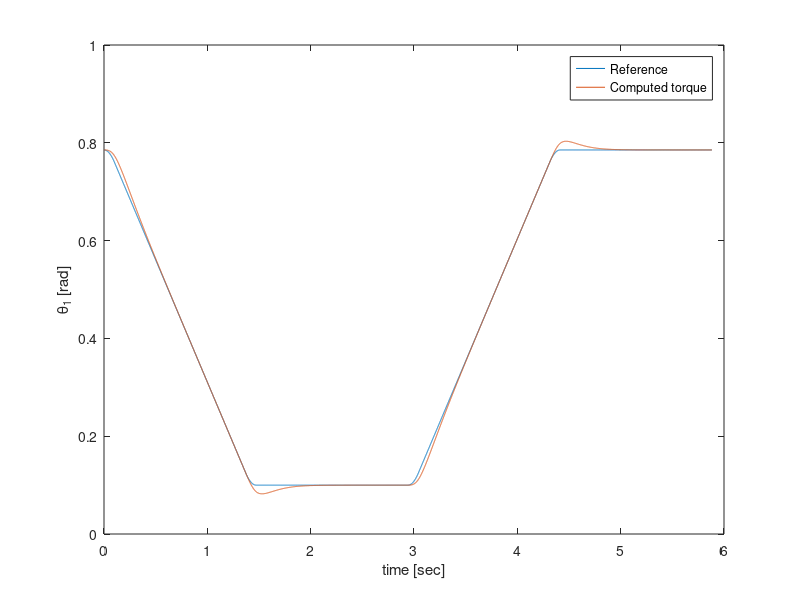
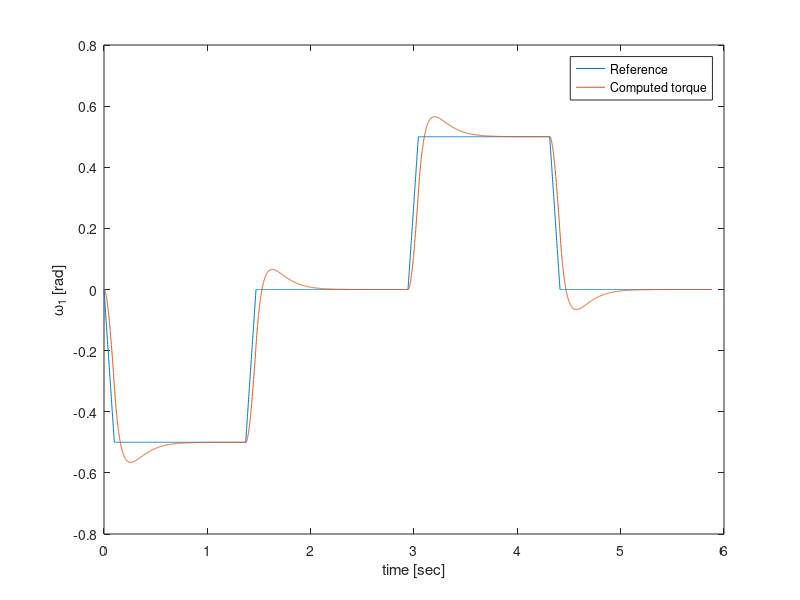
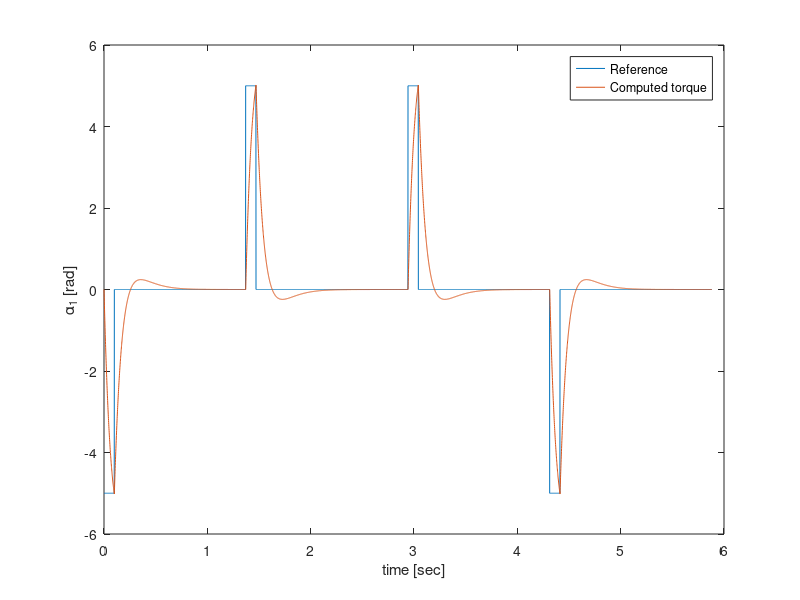
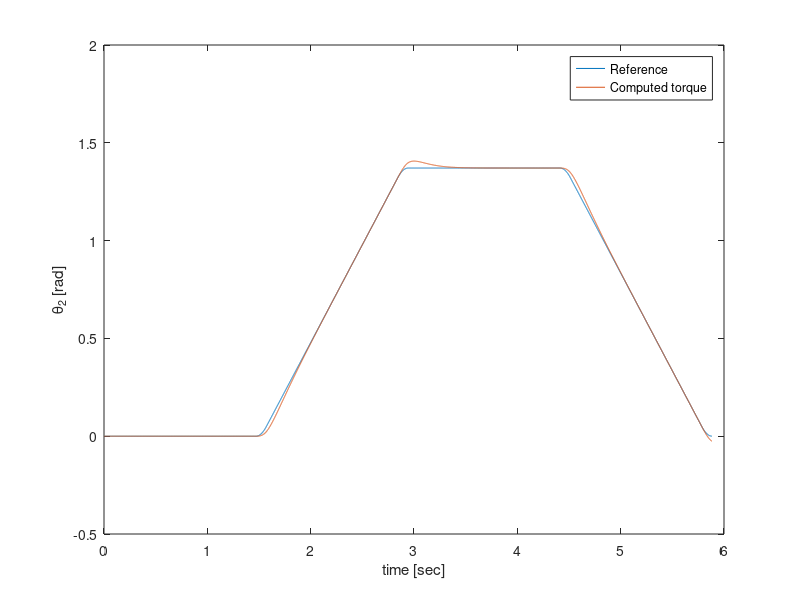

These charts were generated, in order, by the following MATLAB code:
% simulation of two link robot
clear

%%%%%%%%%%%%%%%%%%%%%%%%%%%%  link properties
%======================================  link 1
l1 = 0.235; % length [m]
lc1 = 0.160; % mass center
m1 = 0.228; % mass [kg]
% moment of inertia
I1xx = 0.00006781; I1xy = 0.00002608; I1xz = 0;
I1yx = 0.00002608; I1yy = 0.00631914; I1yz = 0;
I1zx = 0; I1zy = 0; I1zz = 0.00630459;
%======================================  link 2
l2 = 0.305; % length [m]
lc2 = 0.135; % mass center
m2 = 0.275; % mass [kg]
% moment of inertia
I2xx = 0.00012618; I2xy = 0.00001090; I2xz = 0;
I2yx = 0.00001090; I2yy = 0.00062333; I2yz = 0;
I2zx = 0; I2zy = 0; I2zz = 0.00055076;

I1 = 0;
I2 = 0;

g = 9.82;


%kp1 = 25; kv1 = 10; kp2 = 25; kv2 = 10;
kp1 = 100; kv1 = 20; kp2 = 100; kv2 = 20; kp3 = 100; kv3 = 20;

% 1) simulation of the effect of compensating V and G
% 
dt = 0.001;

% definition of trajectory  
am1 = 5; am2 = 10; am3 = 10; % max angular accelerations
vm1 = 0.5; vm2 = 1; vm3 = 1;% max angular velocities
pa1 = vm1^2/am1/2; pa2 = vm2^2/am2/2; pa3 = vm3^2/am3/2; %acc distance
na1 = ceil(vm1/am1/dt); na2 = ceil(vm2/am2/dt); na3 = ceil(vm3/am3/dt); %acc samples
ta1 = na1*dt, ta2 = na2*dt; ta3 = na3*dt;
ac1 = vm1/na1/dt; ac1r = ones(1,na1)*ac1;
timear1 = 0:dt:dt*(length(ac1r)-1); 
discrete_integration = tf(dt,[1 -1],dt);
va1r = lsim(discrete_integration,ac1r,timear1);
pa1r = lsim(discrete_integration,va1r,timear1);
ac2 = vm2/na2/dt; ac2r = ones(1,na2)* ac2;
timear2 = 0:dt:dt*(length(ac2r)-1);
va2r = lsim(discrete_integration,ac2r,timear2);
pa2r = lsim(discrete_integration,va2r,timear2);
ac3 = vm3/na3/dt; ac3r = ones(1,na3)* ac3;
timear3 = 0:dt:dt*(length(ac3r)-1);
va3r = lsim(discrete_integration,ac3r,timear3);
pa3r = lsim(discrete_integration,va3r,timear3);

% definition of way points a, b, c, d and e
th1a = pi/4; th1b = 0; th1c = 0; th1d = pi/4; th1e = pi/4;
th2a = 0; th2b = 0; th2c = pi/2; th2d = pi/2; th2e = 0;
th3a = 0; th3b = 0; th3c = 0; th3d = 0; th3e = 0;
tab = (abs(th1b-th1a)-2*pa1)/vm1; nab=ceil(tab/dt); % time a->b
acc1ref_ab = [-ac1r 0*ones(1,nab-2*length(ac1r)) ac1r];
acc2ref_ab = [zeros(1,nab)];
tbc = (abs(th2c-th2b)-2*pa2)/vm2; nbc = ceil(tbc/dt); % time b->c
acc1ref_bc = [zeros(1,nbc)];
acc2ref_bc = [ac2r 0*ones(1,nbc-2*length(ac2r)) -ac2r];
tcd = (abs(th1d-th1c)-2*pa1)/vm1; ncd=ceil(tcd/dt); % tid c->d
acc1ref_cd = [ac1r 0*ones(1,ncd-2*length(ac1r)) -ac1r];
acc2ref_cd = [zeros(1,ncd)];
tde = (abs(th2e-th2d)-2*pa2)/vm2; nde = ceil(tde/dt); % tid b->c
acc1ref_de = [zeros(1,nde)];
acc2ref_de = [-ac2r 0*ones(1,nde-2*length(ac2r)) ac2r];
time = 0:dt:(nab+nbc+ncd+nde-1)*dt

acc1ref = [acc1ref_ab acc1ref_bc acc1ref_cd acc1ref_de];
omega1ref = lsim(discrete_integration,acc1ref,time);
theta1ref = lsim(discrete_integration,omega1ref,time)+th1a;
% figure(3), plot(time,acc1ref)
% figure(2), plot(time,omega1ref)
% figure(1), plot(time,theta1ref)
acc2ref = [acc2ref_ab acc2ref_bc acc2ref_cd acc2ref_de]
omega2ref = lsim(discrete_integration,acc2ref,time);
theta2ref = lsim(discrete_integration,omega2ref,time,th2a);
% figure(6), plot(time,acc2ref)
% figure(5), plot(time,omega2ref)
% figure(4), plot(time,theta2ref)
acc3ref = [acc2ref_ab acc2ref_bc acc2ref_cd acc2ref_de]
omega3ref = lsim(discrete_integration,acc3ref,time);
theta3ref = lsim(discrete_integration,omega3ref,time,th3a);

% Initial conditions
theta1o(1) = pi/4; dtheta1o(1) = 0; ddtheta1o(1) = 0;
theta2o(1) = 0; dtheta2o(1) = 0; ddtheta2o(1) = 0;
theta1(1) = pi/4; dtheta1(1) = 0; ddtheta1(1) = 0;
theta2(1) = 0; dtheta2(1) = 0; ddtheta2(1) = 0;
theta3(1) = 0; dtheta3(1) = 0; ddtheta3(1) = 0;

Ni = length(time)

% simulation with computed torque
for ii = 1:Ni-1
 H11 = (1/2)*(2*I1zz+2*I2zz+lc2.^2*m2+l1.^2*m2+l1.^2*m2*cos(2*theta2(ii) ...
  )+2*lc2*l1*m2*cos(theta3(ii))+lc2.^2*m2*cos(2*(theta2(ii)+theta3(ii)))+2* ...
  lc2*l1*m2*cos(2*theta2(ii)+theta3(ii)));
 H12 = (1/2)*((-1)*(I1yz+I1zy+I2yz+ ...
  I2zy)*cos(theta1(ii))+(I1xz+I1zx+I2xz+I2zx)*sin(theta1(ii)));
 H13 = (1/2)*((-1)*(I2yz+I2zy)*cos(theta1(ii))+(I2xz+I2zx)*sin(theta1(ii)));

 H21 = (1/2)*((-1)*(I1yz+I1zy+I2yz+I2zy)*cos(theta1(ii)) ...
     +(I1xz+I1zx+I2xz+I2zx)*sin(theta1(ii)));
 H22 = (1/2)*(I1xx+I1yy+I2xx+I2yy+2*lc2.^2*m2+2*l1.^2*m2+((-1)* ...
  I1xx+I1yy+(-1)*I2xx+I2yy)*cos(2*theta1(ii))+4*lc2*l1*m2*cos(theta3(ii) ...
  )+(-1)*I1xy*sin(2*theta1(ii))+(-1)*I1yx*sin(2*theta1(ii))+(-1)*I2xy* ...
  sin(2*theta1(ii))+(-1)*I2yx*sin(2*theta1(ii)));
 H23 = (1/2)*(I2xx+I2yy+2* ...
  lc2.^2*m2+((-1)*I2xx+I2yy)*cos(2*theta1(ii))+2*lc2*l1*m2*cos(theta3(ii)) ...
  +(-1)*I2xy*sin(2*theta1(ii))+(-1)*I2yx*sin(2*theta1(ii)));

 H31 = (1/2)*((-1)*(I2yz+I2zy)*cos(theta1(ii))+(I2xz+I2zx)*sin(theta1(ii)));
 H32 = (1/2)*(I2xx+I2yy+2*lc2.^2*m2+((-1)*I2xx+I2yy)*cos(2*theta1(ii))+2*lc2* ...
  l1*m2*cos(theta3(ii))+(-1)*I2xy*sin(2*theta1(ii))+(-1)*I2yx*sin(2*theta1(ii)));
 H33 = (1/2)*(I2xx+I2yy+2*lc2.^2*m2+((-1)*I2xx+I2yy)*cos(2* ...
  theta1(ii))+(-1)*(I2xy+I2yx)*sin(2*theta1(ii)));

 C11 = (-2)*m2*(l1*cos(theta2(ii))+lc2*cos(theta2(ii)+theta3(ii)))*((l1*sin(theta2(ii)) ...
  +lc2*sin(theta2(ii)+theta3(ii)))*dtheta2(ii)+lc2*sin(theta2(ii)+theta3(ii)) ...
  *dtheta3(ii));
 C12 = (1/2)*((I1xy+I1yx+I2xy+I2yx)*cos(2*theta1(ii) ...
  )+((-1)*I1xx+I1yy+(-1)*I2xx+I2yy)*sin(2*theta1(ii)))*dtheta2(ii);
 C13 = (1/2)*((I2xy+I2yx)*cos(2*theta1(ii))+((-1)*I2xx+I2yy)* ...
  sin(2*theta1(ii)))*(2*dtheta2(ii)+dtheta3(ii));

 C21 = (1/2)*((I1xz+I1zx+I2xz+I2zx)*cos(theta1(ii))+(I1yz+I1zy+I2yz+I2zy)* ...
  sin(theta1(ii))+m2*(l1.^2*sin(2*theta2(ii))+lc2.^2*sin(2*(theta2(ii)+theta3(ii)))+ ...
  2*lc2*l1*sin(2*theta2(ii)+theta3(ii))))*dtheta1(ii)+(-1)*(( ...
  I1xy+I1yx+I2xy+I2yx)*cos(2*theta1(ii))+((-1)*I1xx+I1yy+(-1)*I2xx+ ...
  I2yy)*sin(2*theta1(ii)))*dtheta2(ii)+(-1)*((I2xy+I2yx)* ...
  cos(2*theta1(ii))+((-1)*I2xx+I2yy)*sin(2*theta1(ii)))*dtheta3(ii);
 C22 = (-2)*lc2*l1*m2*sin(theta3(ii))*dtheta3(ii);
 C23 = (-1)*lc2*l1*m2*sin(theta3(ii))*dtheta3(ii);

 C31 = (1/2)*((I2xz+I2zx)*cos( ...
  theta1(ii))+(I2yz+I2zy)*sin(theta1(ii))+2*lc2*m2*(l1*cos(theta2(ii))+lc2*cos( ...
  theta2(ii)+theta3(ii)))*sin(theta2(ii)+theta3(ii)))*dtheta1(ii)+(-1)*(( ...
  I2xy+I2yx)*cos(2*theta1(ii))+((-1)*I2xx+I2yy)*sin(2*theta1(ii)))*( ...
  dtheta2(ii)+dtheta3(ii));
 C32 = lc2*l1*m2*sin(theta3(ii))*dtheta2(ii);
 C33 = 0;
 
 F1 = 0.25*2*(1/(1 + exp(-2*dtheta1(ii))) - 0.5) + (0.005*(dtheta1(ii))); 
 F2 = 0.685*2*(1/(1 + exp(-2*dtheta2(ii))) - 0.5) + (0.02*(dtheta2(ii)));
 F3 = 0.39*2*(1/(1 + exp(-5*dtheta3(ii))) - 0.5) + (0.008*(dtheta3(ii)));

M = [H11 H12 H13; H21 H22 H23; H31 H32 H33];
alpha = [H11 H12 H13; H21 H22 H23; H31 H32 H33];
G1 = 0;
G2 = g*((lc1*m1+l1*m2)*cos(theta2(ii))+lc2*m2*cos(theta2(ii)+theta3(ii)));
G3 = lc2*g*m2*cos(theta2(ii)+theta3(ii));   


beta = [C11 C12 C13; C21 C22 C23; C31 C32 C33]+[G1;G2;G3]+[F1; F2; F3];
taup1 = kp1*(theta1ref(ii)-theta1(ii))-kv1*dtheta1(ii)+kv1*omega1ref(ii);%+acc1ref(ii);
taup2 = kp2*(theta2ref(ii)-theta2(ii))-kv2*dtheta2(ii)+kv2*omega2ref(ii);%+acc2ref(ii);
taup3 = kp3*(theta3ref(ii)-theta3(ii))-kv3*dtheta3(ii)+kv3*omega3ref(ii);%+acc3ref(ii);
tau = alpha*[taup1;taup2;taup3]+beta;
%simulation step
theta1(ii+1) = theta1(ii)+dt*dtheta1(ii);
theta2(ii+1) = theta2(ii)+dt*dtheta2(ii);
theta3(ii+1) = theta3(ii)+dt*dtheta3(ii);
acc = alpha\(tau-beta);
ddtheta1(ii) = acc(1);
ddtheta2(ii) = acc(2);
ddtheta3(ii) = acc(3);
dtheta1(ii+1) = dtheta1(ii)+dt*acc(1);
dtheta2(ii+1) = dtheta2(ii)+dt*acc(2);
dtheta3(ii+1) = dtheta3(ii)+dt*acc(3);
end





time = dt*(0:length(theta1)-1);
figure(1), plot(time,theta1ref,time,theta1)
xlabel('time [sec]')
ylabel('\theta_1 [rad]')
legend('Reference','Computed torque')
figure(2), plot(time,omega1ref,time,dtheta1)
xlabel('time [sec]')
ylabel('\omega_1 [rad]')
legend('Reference','Computed torque')
figure(3), plot(time,acc1ref,time(1:length(ddtheta1)),ddtheta1)
xlabel('time [sec]')
ylabel('\alpha_1 [rad]')
legend('Reference','Computed torque')
figure(4), plot(time,theta2ref,time,theta2)
xlabel('time [sec]')
ylabel('\theta_2 [rad]')
legend('Reference','Computed torque')
figure(5), plot(time,omega2ref,time,dtheta2)
xlabel('time [sec]')
ylabel('\omega_2 [rad]')
legend('Reference','Computed torque')
figure(6), plot(time,acc2ref,time(1:length(ddtheta2)),ddtheta2)
xlabel('time [sec]')
ylabel('\alpha_1 [rad]')
legend('Reference','Computed torque')
figure(7), plot(time,theta3ref,time,theta3)
xlabel('time [sec]')
ylabel('\theta_3 [rad]')
legend('Reference','Computed torque')
figure(8), plot(time,omega3ref,time,dtheta3)
xlabel('time [sec]')
ylabel('\omega_3 [rad]')
legend('Reference','Computed torque')
figure(9), plot(time,acc3ref,time(1:length(ddtheta3)),ddtheta3)
xlabel('time [sec]')
ylabel('\alpha_3 [rad]')
legend('Reference','Computed torque')